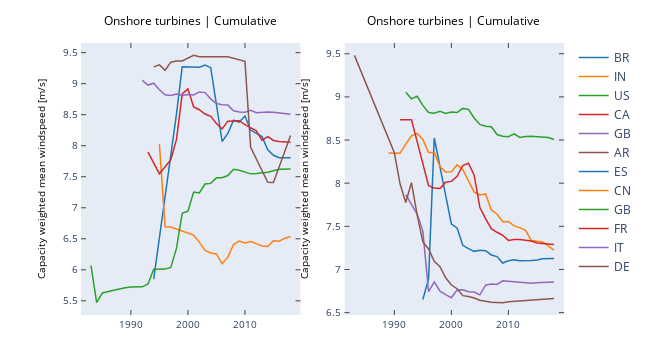

The notebook cell saved with this chart:
### Markdown cell above
Custom `mincap` and `minyear`

### Code cell
countries = [{'BR', 'AR', 'GB', 'CA', 'US', 'IN'},
             {'FR', 'DE', 'CN', 'IT', 'ES', 'GB'}]

fig, ax = plt.subplots(1, 2, figsize=(9, 5))
for s in range(len(countries)):
    for c in countries[s]:
        x, y, z, w = projects(ons, c, offshore=False, mincap=0.1, minyear=1980)
        ax[s].plot(x, z, label=c)

    ax[s].set_ylabel('Capacity weighted mean windspeed [m/s]')
    ax[s].set_title("Onshore turbines | Cumulative")

plotly_fig = tls.mpl_to_plotly(fig)
plotly_fig["layout"]["showlegend"] = True
plotly_fig["layout"]['hovermode'] = 'x'
iplot(plotly_fig, filename='ons4')

### Figure 1 — Plotly figure (JSON) as saved in the notebook; plotly's stock layout.template omitted (floating-point values rounded to 4 significant figures)
{"data": [{"line": {"color": "rgba (31, 119, 180, 1)", "dash": "solid", "width": 1.5}, "mode": "lines", "name": "BR", "type": "scatter", "x": [1994, 1998, 1999, 2002, 2003, 2004, 2006, 2007, 2008, 2009, 2010, 2011, 2012, 2013, 2014, 2015, 2016, 2017, 2018], "xaxis": "x", "y": [5.849, 8.517, 9.273, 9.266, 9.3, 9.258, 8.068, 8.197, 8.411, 8.38, 8.477, 8.252, 8.199, 8.147, 7.934, 7.846, 7.807, 7.804, 7.806], "yaxis": "y"}, {"line": {"color": "rgba (255, 127, 14, 1)", "dash": "solid", "width": 1.5}, "mode": "lines", "name": "IN", "type": "scatter", "x": [1995, 1996, 1997, 2000, 2001, 2002, 2003, 2004, 2005, 2006, 2007, 2008, 2009, 2010, 2011, 2012, 2013, 2014, 2015, 2016, 2017, 2018], "xaxis": "x", "y": [8.025, 6.694, 6.691, 6.591, 6.559, 6.447, 6.313, 6.271, 6.255, 6.097, 6.204, 6.408, 6.465, 6.433, 6.455, 6.422, 6.385, 6.377, 6.469, 6.461, 6.51, 6.538], "yaxis": "y"}, {"line": {"color": "rgba (44, 160, 44, 1)", "dash": "solid", "width": 1.5}, "mode": "lines", "name": "US", "type": "scatter", "x": [1983, 1984, 1985, 1986, 1987, 1989, 1990, 1992, 1993, 1994, 1995, 1996, 1997, 1998, 1999, 2000, 2001, 2002, 2003, 2004, 2005, 2006, 2007, 2008, 2009, 2010, 2011, 2012, 2013, 2014, 2015, 2016, 2018], "xaxis": "x", "y": [6.068, 5.471, 5.627, 5.653, 5.671, 5.711, 5.724, 5.726, 5.772, 6.009, 6.009, 6.011, 6.038, 6.349, 6.911, 6.944, 7.252, 7.239, 7.382, 7.393, 7.482, 7.483, 7.519, 7.62, 7.604, 7.576, 7.546, 7.552, 7.559, 7.574, 7.597, 7.621, 7.626], "yaxis": "y"}, {"line": {"color": "rgba (214, 39, 40, 1)", "dash": "solid", "width": 1.5}, "mode": "lines", "name": "CA", "type": "scatter", "x": [1993, 1995, 1997, 1998, 1999, 2000, 2001, 2002, 2003, 2004, 2005, 2006, 2007, 2008, 2009, 2010, 2011, 2012, 2013, 2014, 2015, 2016, 2018], "xaxis": "x", "y": [7.895, 7.548, 7.775, 8.102, 8.834, 8.917, 8.623, 8.58, 8.511, 8.475, 8.359, 8.271, 8.396, 8.398, 8.404, 8.341, 8.286, 8.239, 8.09, 8.146, 8.084, 8.068, 8.058], "yaxis": "y"}, {"line": {"color": "rgba (148, 103, 189, 1)", "dash": "solid", "width": 1.5}, "mode": "lines", "name": "GB", "type": "scatter", "x": [1992, 1993, 1994, 1995, 1996, 1997, 1998, 1999, 2000, 2001, 2002, 2003, 2004, 2005, 2006, 2007, 2008, 2009, 2010, 2011, 2012, 2013, 2014, 2015, 2016, 2017, 2018], "xaxis": "x", "y": [9.053, 8.978, 9.007, 8.902, 8.819, 8.811, 8.834, 8.808, 8.825, 8.819, 8.867, 8.856, 8.755, 8.681, 8.66, 8.655, 8.564, 8.543, 8.538, 8.571, 8.531, 8.542, 8.544, 8.54, 8.529, 8.529, 8.507], "yaxis": "y"}, {"line": {"color": "rgba (140, 86, 75, 1)", "dash": "solid", "width": 1.5}, "mode": "lines", "name": "AR", "type": "scatter", "x": [1994, 1995, 1996, 1997, 1998, 1999, 2001, 2002, 2007, 2010, 2011, 2014, 2015, 2018], "xaxis": "x", "y": [9.271, 9.305, 9.216, 9.346, 9.365, 9.365, 9.456, 9.434, 9.433, 9.361, 7.975, 7.411, 7.407, 8.163], "yaxis": "y"}, {"line": {"color": "rgba (31, 119, 180, 1)", "dash": "solid", "width": 1.5}, "mode": "lines", "name": "ES", "type": "scatter", "x": [1995, 1996, 1997, 1998, 1999, 2000, 2001, 2002, 2003, 2004, 2005, 2006, 2007, 2008, 2009, 2010, 2011, 2012, 2014, 2015, 2016, 2018], "xaxis": "x2", "y": [6.651, 6.892, 8.524, 8.196, 7.867, 7.527, 7.482, 7.28, 7.242, 7.21, 7.223, 7.217, 7.168, 7.15, 7.075, 7.101, 7.113, 7.102, 7.104, 7.109, 7.123, 7.127], "yaxis": "y2"}, {"line": {"color": "rgba (255, 127, 14, 1)", "dash": "solid", "width": 1.5}, "mode": "lines", "name": "CN", "type": "scatter", "x": [1989, 1991, 1992, 1993, 1994, 1995, 1996, 1997, 1998, 1999, 2000, 2001, 2002, 2003, 2004, 2005, 2006, 2007, 2008, 2009, 2010, 2011, 2012, 2013, 2014, 2015, 2016, 2018], "xaxis": "x2", "y": [8.35, 8.348, 8.453, 8.55, 8.576, 8.508, 8.357, 8.355, 8.194, 8.129, 8.131, 8.212, 8.158, 8.032, 7.897, 7.863, 7.875, 7.69, 7.643, 7.553, 7.557, 7.505, 7.485, 7.454, 7.337, 7.327, 7.319, 7.224], "yaxis": "y2"}, {"line": {"color": "rgba (44, 160, 44, 1)", "dash": "solid", "width": 1.5}, "mode": "lines", "name": "GB", "type": "scatter", "x": [1992, 1993, 1994, 1995, 1996, 1997, 1998, 1999, 2000, 2001, 2002, 2003, 2004, 2005, 2006, 2007, 2008, 2009, 2010, 2011, 2012, 2013, 2014, 2015, 2016, 2017, 2018], "xaxis": "x2", "y": [9.053, 8.978, 9.007, 8.902, 8.819, 8.811, 8.834, 8.808, 8.825, 8.819, 8.867, 8.856, 8.755, 8.681, 8.66, 8.655, 8.564, 8.543, 8.538, 8.571, 8.531, 8.542, 8.544, 8.54, 8.529, 8.529, 8.507], "yaxis": "y2"}, {"line": {"color": "rgba (214, 39, 40, 1)", "dash": "solid", "width": 1.5}, "mode": "lines", "name": "FR", "type": "scatter", "x": [1991, 1993, 1996, 1997, 1998, 1999, 2000, 2001, 2002, 2003, 2004, 2005, 2006, 2007, 2008, 2009, 2010, 2011, 2012, 2013, 2014, 2015, 2016, 2017, 2018], "xaxis": "x2", "y": [8.736, 8.736, 7.97, 7.944, 7.938, 8.011, 8.021, 8.08, 8.205, 8.231, 8.093, 7.717, 7.59, 7.472, 7.431, 7.396, 7.337, 7.347, 7.348, 7.343, 7.331, 7.307, 7.303, 7.3, 7.29], "yaxis": "y2"}, {"line": {"color": "rgba (148, 103, 189, 1)", "dash": "solid", "width": 1.5}, "mode": "lines", "name": "IT", "type": "scatter", "x": [1992, 1994, 1995, 1996, 1997, 1998, 1999, 2000, 2001, 2002, 2003, 2004, 2005, 2006, 2007, 2008, 2009, 2010, 2011, 2012, 2013, 2014, 2015, 2016, 2018], "xaxis": "x2", "y": [7.868, 7.643, 7.445, 6.743, 6.856, 6.749, 6.708, 6.673, 6.762, 6.766, 6.743, 6.739, 6.706, 6.818, 6.831, 6.827, 6.868, 6.861, 6.854, 6.846, 6.843, 6.84, 6.846, 6.846, 6.854], "yaxis": "y2"}, {"line": {"color": "rgba (140, 86, 75, 1)", "dash": "solid", "width": 1.5}, "mode": "lines", "name": "DE", "type": "scatter", "x": [1983, 1990, 1991, 1992, 1993, 1994, 1995, 1996, 1997, 1998, 1999, 2000, 2001, 2002, 2003, 2004, 2005, 2006, 2007, 2008, 2009, 2010, 2011, 2012, 2013, 2014, 2015, 2016, 2017, 2018], "xaxis": "x2", "y": [9.481, 8.353, 7.993, 7.776, 8.006, 7.633, 7.319, 7.238, 7.095, 7.031, 6.904, 6.82, 6.777, 6.697, 6.686, 6.67, 6.643, 6.629, 6.621, 6.618, 6.616, 6.625, 6.63, 6.631, 6.639, 6.647, 6.655, 6.658, 6.658, 6.665], "yaxis": "y2"}], "layout": {"annotations": [{"font": {"color": "#000000", "size": 12}, "showarrow": false, "text": "Onshore turbines | Cumulative", "x": 0.2269, "xanchor": "center", "xref": "paper", "y": 1.043, "yanchor": "bottom", "yref": "paper"}, {"font": {"color": "#000000", "size": 12}, "showarrow": false, "text": "Onshore turbines | Cumulative", "x": 0.7715, "xanchor": "center", "xref": "paper", "y": 1.043, "yanchor": "bottom", "yref": "paper"}], "autosize": false, "height": 360, "hovermode": "x", "margin": {"b": 45, "l": 81, "pad": 0, "r": 64, "t": 43}, "showlegend": true, "width": 648, "xaxis": {"anchor": "y", "domain": [0, 0.4545], "mirror": "ticks", "nticks": 5, "range": [1981.0, 2020.0], "showgrid": false, "showline": true, "side": "bottom", "tickfont": {"size": 10}, "ticks": "inside", "type": "linear", "zeroline": false}, "xaxis2": {"anchor": "y2", "domain": [0.5455, 1], "mirror": "ticks", "nticks": 5, "range": [1981.0, 2020.0], "showgrid": false, "showline": true, "side": "bottom", "tickfont": {"size": 10}, "ticks": "inside", "type": "linear", "zeroline": false}, "yaxis": {"anchor": "x", "domain": [0, 1], "mirror": "ticks", "nticks": 11, "range": [5.272, 9.655], "showgrid": false, "showline": true, "side": "left", "tickfont": {"size": 10}, "ticks": "inside", "title": {"font": {"color": "#000000", "size": 10}, "text": "Capacity weighted mean windspeed [m/s]"}, "type": "linear", "zeroline": false}, "yaxis2": {"anchor": "x2", "domain": [0, 1], "mirror": "ticks", "nticks": 9, "range": [6.473, 9.625], "showgrid": false, "showline": true, "side": "left", "tickfont": {"size": 10}, "ticks": "inside", "title": {"font": {"color": "#000000", "size": 10}, "text": "Capacity weighted mean windspeed [m/s]"}, "type": "linear", "zeroline": false}}}
